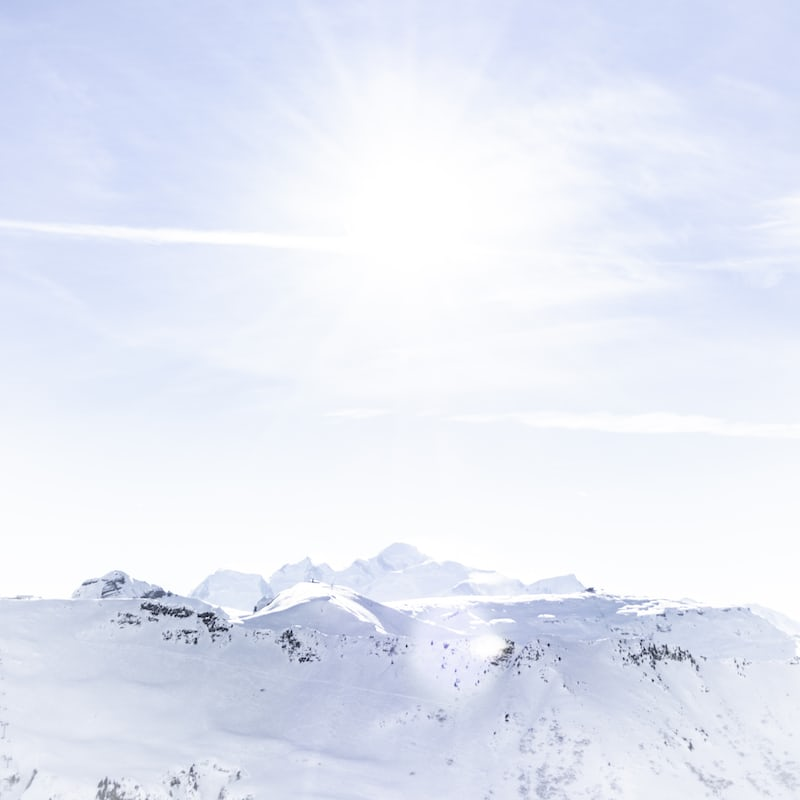
#> input picture nature.png, 800 x 800 px
$ python main.py   (older library calls are emulated)
#> lines starting #> are read from the running program, lines starting #| are printed output that depends on the picture
#> (the call stopped at in imagedownload, `res = request.urlopen(url, )`: the network is not available in this run)
### generateImage.py
from PIL import Image, ImageDraw, ImageFont

def generateimage():
    img = Image.open("nature.png")
#> img is the input picture: PIL image 800x800 RGB; mean R, G, B 229.1, 233.6, 246.2
    msg = 'Youre only lonely if youre not there for you.'
    d1 = ImageDraw.Draw(img)
    w, h = d1.textsize(msg, font=ImageFont.truetype("BadScript-Regular.ttf", 28))
#> w = 466; h = 50
    d1.text(((800 - w) / 2, (800 - h) / 2), msg, fill="black", font=ImageFont.truetype("BadScript-Regular.ttf", 28))
    img.show()
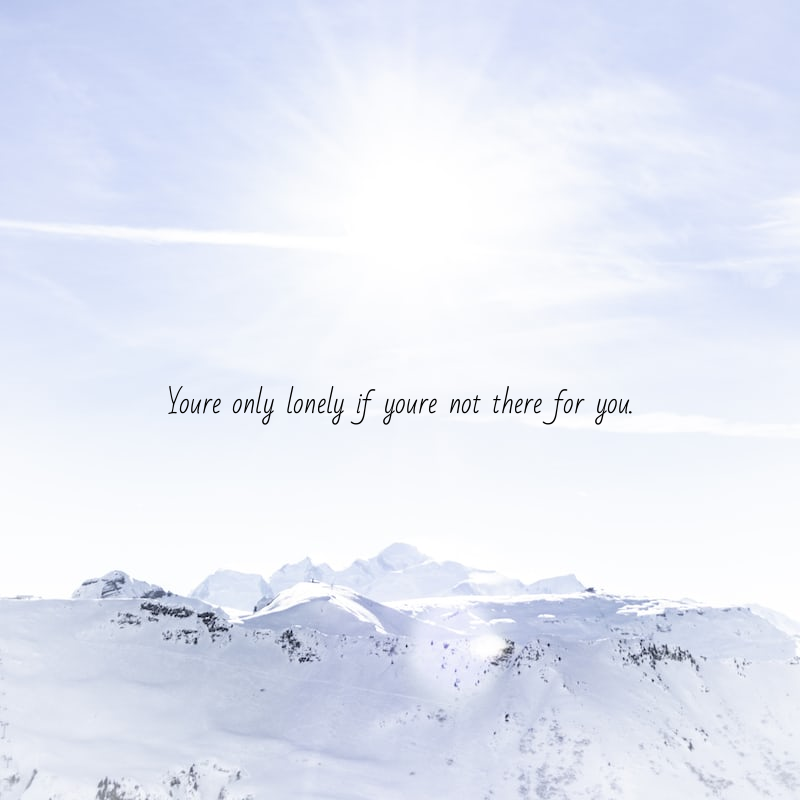
#> shown: PIL image 800x800 RGB; mean R, G, B 228.5, 233, 245.5
    img.save("natureGenerated.png")

### imageDownload.py
from urllib import request


def imagedownload():
    url = 'https://images.unsplash.com/photo-1573039608965-7c8e38125ef5?ixlib=rb-4.0.3&ixid=MnwxMjA3fDB8MHxzZWFyY2h8NXx8d2hpdGUlMjBzcXVhcmV8ZW58MHx8MHx8&auto=format&fit=crop&w=800&q=60'

    res = request.urlopen(url, )
    with open("nature.png", "wb") as f:
        f.write(res.read())
    return None

### main.py
from PIL import Image, ImageDraw, ImageFont
from imageDownload import imagedownload
from generateImage import generateimage

imagedownload()
generateimage()
